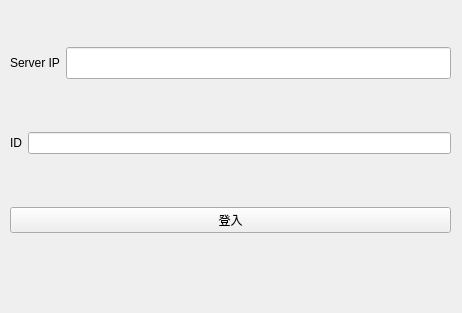
<?xml version="1.0" encoding="UTF-8"?>
<ui version="4.0">
 <class>MainWindow</class>
 <widget class="QMainWindow" name="MainWindow">
  <property name="enabled">
   <bool>true</bool>
  </property>
  <property name="geometry">
   <rect>
    <x>0</x>
    <y>0</y>
    <width>462</width>
    <height>313</height>
   </rect>
  </property>
  <property name="sizePolicy">
   <sizepolicy hsizetype="Ignored" vsizetype="Ignored">
    <horstretch>0</horstretch>
    <verstretch>0</verstretch>
   </sizepolicy>
  </property>
  <property name="contextMenuPolicy">
   <enum>Qt::NoContextMenu</enum>
  </property>
  <property name="windowTitle">
   <string>登入</string>
  </property>
  <property name="layoutDirection">
   <enum>Qt::LeftToRight</enum>
  </property>
  <property name="autoFillBackground">
   <bool>false</bool>
  </property>
  <property name="unifiedTitleAndToolBarOnMac">
   <bool>false</bool>
  </property>
  <widget class="QWidget" name="centralwidget">
   <widget class="QWidget" name="verticalLayoutWidget">
    <property name="geometry">
     <rect>
      <x>10</x>
      <y>0</y>
      <width>441</width>
      <height>281</height>
     </rect>
    </property>
    <layout class="QVBoxLayout" name="layout_Login">
     <item>
      <layout class="QHBoxLayout" name="layout_IP">
       <item>
        <widget class="QLabel" name="label_IP">
         <property name="text">
          <string>Server IP</string>
         </property>
         <property name="alignment">
          <set>Qt::AlignCenter</set>
         </property>
        </widget>
       </item>
       <item>
        <widget class="QLineEdit" name="input_IP">
         <property name="minimumSize">
          <size>
           <width>0</width>
           <height>32</height>
          </size>
         </property>
        </widget>
       </item>
      </layout>
     </item>
     <item>
      <layout class="QHBoxLayout" name="layout_ID">
       <item>
        <widget class="QLabel" name="label_ID">
         <property name="text">
          <string>ID</string>
         </property>
        </widget>
       </item>
       <item>
        <widget class="QLineEdit" name="input_ID"/>
       </item>
      </layout>
     </item>
     <item>
      <layout class="QHBoxLayout" name="layout_button">
       <item>
        <widget class="QPushButton" name="button_login">
         <property name="text">
          <string>登入</string>
         </property>
        </widget>
       </item>
      </layout>
     </item>
    </layout>
   </widget>
  </widget>
 </widget>
 <resources/>
 <connections/>
</ui>
